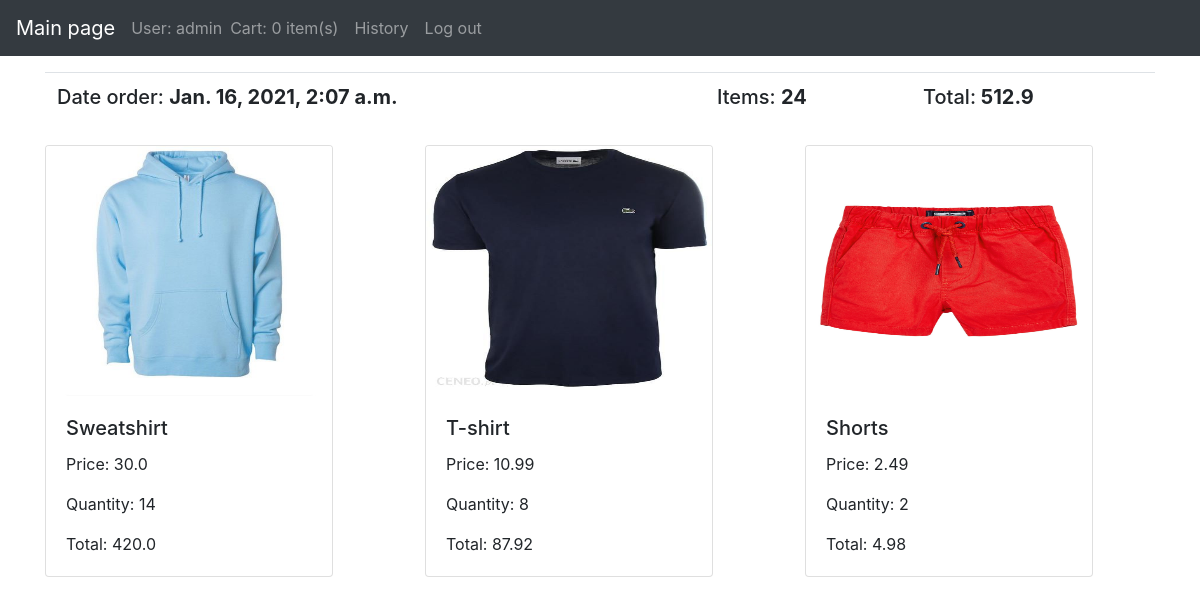
The app's page /detail/2/ (signed in), older data.
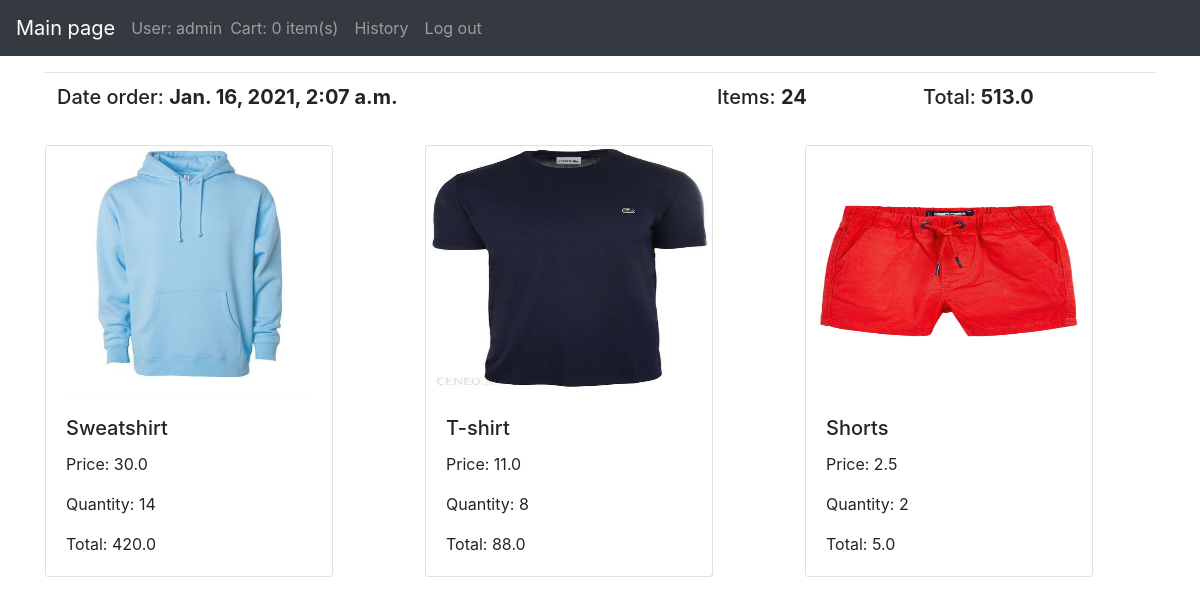
The same page, newer data.
### store/models.py (models this page shows, shortened)
class Order(models.Model):
    customer = models.ForeignKey(Customer, on_delete=models.SET_NULL, null=True, blank=True)
    date_ordered = models.DateTimeField(auto_now_add=True)
    complete = models.BooleanField(default=False)
    status = models.CharField(max_length=200, default="")
    @property
    def get_cart_total(self):
        orderitems = self.orderitem_set.all()
        total = sum([item.get_total for item in orderitems])
        return total
    @property
    def get_cart_items(self):
        orderitems = self.orderitem_set.all()
        total = sum([item.quantity for item in orderitems])
        return total

class OrderItem(models.Model):
    product = models.ForeignKey(Product, on_delete=models.SET_NULL, null=True)
    order = models.ForeignKey(Order, on_delete=models.SET_NULL, null=True)
    quantity = models.IntegerField(default=0, null=True, blank=True)
    @property
    def get_total(self):
        total = self.product.price * self.quantity
        return total

class Product(models.Model):
    name = models.CharField(max_length=200)
    price = models.FloatField()
    image = models.ImageField(null=True, blank=True)
    instock = models.IntegerField(default=100)
    @property
    def imageURL(self):
        try:
            url = self.image.url
        except:
            url = ''
        return url

### store/views.py (the view)
# urls.py: path('detail/<int:order_id>/', views.detail, name="detail")
def detail(request,order_id):
    order = Order.objects.get(id=order_id)
    allItems = order.orderitem_set.all()
    data = prepareCartData(request)
    cartItems = data['cartItems']
    return render(request, 'detail.html', {"allItems":allItems,'cartItems': cartItems, "order":order})

### store/data.py (called while the page is built)
def prepareCartData(request):
    customer=request.user.customer
    if Order.objects.filter(customer=customer, complete= False).exists():
        order = Order.objects.get(customer=customer, complete= False)
    else:
        order = Order.objects.create(customer= customer,complete= False)
    cartItems= order.get_cart_items
    items = order.orderitem_set.all()
    return {'cartItems': cartItems, 'order': order, 'items': items}

### templates/detail.html
{% extends 'main.html' %}
{% load static %}
{% block content %}
    <table class="table">
        <tr>
            <th><h5>Date order: <strong>{{order.date_ordered}}</strong></h5></th>
            <th><h5>Items: <strong>{{order.get_cart_items}}</strong></h5></th>
            <th><h5>Total:<strong> {{order.get_cart_total}}</strong></h5></th>
        </tr>
    </table>
	<div class="row">
		{% for item in allItems %}
		    <div class="col-sm-4">
                <div class="card" style="width: 18rem;">
                <img class="card-img-top" src="{{item.product.imageURL}}" alt="Card image cap" width="250" height="250" >
                    <div class="card-body">
                    <h5 class="card-title">{{item.product.name}}</h5>
                    <p class="card-text">Price: {{item.product.price}} </p>
                     <p class="card-text">Quantity: {{item.quantity}} </p>
                        <p class="card-text">Total: {{item.get_total}} </p>
                    </div>
                </div>
            </div>
		{% endfor %}
	</div>
{% endblock content %}

Row changes from the older to the newer data that the page shows:
changed through a linked row, Order: get_cart_total "512.9" → "513.0"
changed through a linked row, OrderItem "T-shirt": product.price "10.99" → "11.0"; get_total "87.92" → "88.0"
changed through a linked row, OrderItem "Shorts": product.price "2.49" → "2.5"; get_total "4.98" → "5.0"
